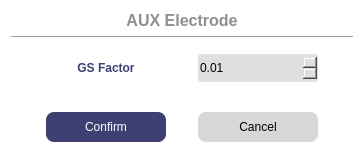
<?xml version="1.0" encoding="UTF-8"?>
<ui version="4.0">
 <class>WGSFactor</class>
 <widget class="QDialog" name="WGSFactor">
  <property name="geometry">
   <rect>
    <x>0</x>
    <y>0</y>
    <width>364</width>
    <height>162</height>
   </rect>
  </property>
  <property name="windowTitle">
   <string>Log data period configuration</string>
  </property>
  <property name="styleSheet">
   <string notr="true">#WGSFactor {
 background-color:white;
 border-radius: 5px;
}
#label{
 color: #3E4072;
 font-weight: 800;
}
#buttonBox{
 background-color: #3E4072;
}
#label_Title{
 color: #8F8F8F;
 font-weight: 600;
}
QDoubleSpinBox {
 background-color:#DFDFDF;
 border-radius: 3px;
}
#pushButton_Confirm,
#pushButton_Cancel {
 border: none;
 border-radius: 8px;
}
#pushButton_Confirm {
 color: white;
 background-color: #3E4072;
}
#pushButton_Confirm:hover {
 color: white;
 background-color: #595D89;
}
#pushButton_Cancel {
 background-color: #D8D8D8;
}
#pushButton_Cancel:hover {
 background-color: #ACACAC;
}</string>
  </property>
  <layout class="QVBoxLayout" name="verticalLayout" stretch="1,1,1,1,1">
   <item>
    <widget class="QLabel" name="label_Title">
     <property name="font">
      <font>
       <pointsize>12</pointsize>
       <fontweight>DemiBold</fontweight>
      </font>
     </property>
     <property name="text">
      <string>AUX Electrode</string>
     </property>
     <property name="alignment">
      <set>Qt::AlignCenter</set>
     </property>
    </widget>
   </item>
   <item>
    <widget class="Line" name="line">
     <property name="orientation">
      <enum>Qt::Horizontal</enum>
     </property>
    </widget>
   </item>
   <item>
    <widget class="QWidget" name="widget" native="true">
     <layout class="QGridLayout" name="gridLayout">
      <item row="0" column="1">
       <widget class="QDoubleSpinBox" name="doubleSpinBox_factor">
        <property name="minimumSize">
         <size>
          <width>120</width>
          <height>28</height>
         </size>
        </property>
        <property name="maximumSize">
         <size>
          <width>120</width>
          <height>28</height>
         </size>
        </property>
        <property name="minimum">
         <double>0.010000000000000</double>
        </property>
        <property name="singleStep">
         <double>0.010000000000000</double>
        </property>
       </widget>
      </item>
      <item row="0" column="0">
       <widget class="QLabel" name="label">
        <property name="maximumSize">
         <size>
          <width>120</width>
          <height>16777215</height>
         </size>
        </property>
        <property name="text">
         <string>GS Factor</string>
        </property>
        <property name="alignment">
         <set>Qt::AlignCenter</set>
        </property>
       </widget>
      </item>
     </layout>
    </widget>
   </item>
   <item>
    <spacer name="verticalSpacer">
     <property name="orientation">
      <enum>Qt::Vertical</enum>
     </property>
     <property name="sizeHint" stdset="0">
      <size>
       <width>20</width>
       <height>40</height>
      </size>
     </property>
    </spacer>
   </item>
   <item>
    <widget class="QWidget" name="widget_3" native="true">
     <layout class="QHBoxLayout" name="horizontalLayout">
      <item>
       <widget class="QPushButton" name="pushButton_Confirm">
        <property name="minimumSize">
         <size>
          <width>0</width>
          <height>30</height>
         </size>
        </property>
        <property name="maximumSize">
         <size>
          <width>120</width>
          <height>16777215</height>
         </size>
        </property>
        <property name="text">
         <string>Confirm</string>
        </property>
       </widget>
      </item>
      <item>
       <widget class="QPushButton" name="pushButton_Cancel">
        <property name="minimumSize">
         <size>
          <width>120</width>
          <height>30</height>
         </size>
        </property>
        <property name="maximumSize">
         <size>
          <width>120</width>
          <height>16777215</height>
         </size>
        </property>
        <property name="text">
         <string>Cancel</string>
        </property>
       </widget>
      </item>
     </layout>
    </widget>
   </item>
  </layout>
 </widget>
 <resources/>
 <connections>
  <connection>
   <sender>pushButton_Cancel</sender>
   <signal>clicked()</signal>
   <receiver>WGSFactor</receiver>
   <slot>reject()</slot>
   <hints>
    <hint type="sourcelabel">
     <x>263</x>
     <y>156</y>
    </hint>
    <hint type="destinationlabel">
     <x>283</x>
     <y>271</y>
    </hint>
   </hints>
  </connection>
  <connection>
   <sender>pushButton_Confirm</sender>
   <signal>clicked()</signal>
   <receiver>WGSFactor</receiver>
   <slot>accept()</slot>
   <hints>
    <hint type="sourcelabel">
     <x>143</x>
     <y>149</y>
    </hint>
    <hint type="destinationlabel">
     <x>136</x>
     <y>246</y>
    </hint>
   </hints>
  </connection>
 </connections>
</ui>
